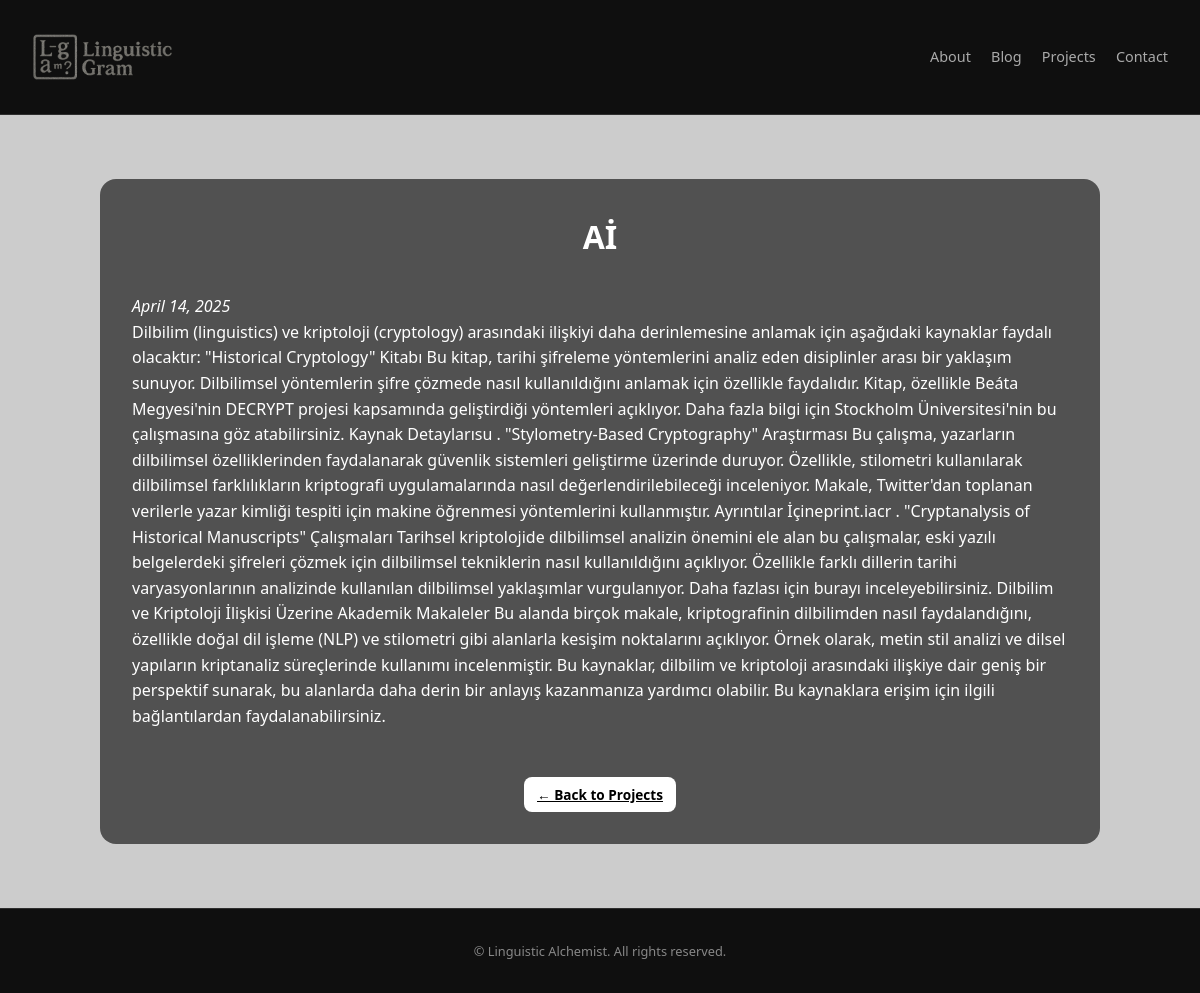
The app's page /projects/cryptology/ with its own data.
### main/models.py (models this page shows, shortened)
class Project(models.Model):
    title = models.CharField(max_length=200)
    slug = models.SlugField(unique=True)
    description = models.TextField()
    content = models.TextField()
    image = models.ImageField(upload_to='project_images/', blank=True, null=True)
    created_at = models.DateTimeField(auto_now_add=True)
    is_featured = models.BooleanField(default=False)
    class Meta:
        ordering = ['-created_at']

### main/views.py (the view)
# urls.py: path('projects/<slug:slug>/', views.single_project, name='single_project'),
def single_project(request, slug):
    project = get_object_or_404(Project, slug=slug)
    log_content_view(request, "project", project.id)
    return render(request, 'single_project.html', {'project': project})

### main/views.py (called while the page is built)
def log_content_view(request, content_type, object_id):
    ip = request.META.get('REMOTE_ADDR', '')
    ContentView.objects.create(content_type=content_type, object_id=object_id, ip_address=ip)

### templates/single_project.html (shortened to what this page needs)
{% extends "base.html" %}
{% block content %}
<section class="section dark" style="background-image: url('https://picsum.photos/seed/code{{ project.slug }}/1200/600/?blur'); background-size: cover; background-position: center;">
  <div class="section-inner" style="background-color: rgba(0,0,0,0.6); padding: 2rem; border-radius: 1rem;">
    <article class="project-detail">
      <h1 class="section-title">{{ project.title }}</h1>
      <p><em>{{ project.created_at|date:"F j, Y" }}</em></p>
      <div class="project-description">
        {{ project.content|safe }}
      </div>
      <div class="center">
        <a href="{% url 'projects' %}" class="btn" style="margin-top: 1rem; display: inline-block; font-size: 0.85rem; padding: 0.4rem 0.8rem;">← Back to Projects</a>
      </div>
    </article>
  </div>
</section>
{% endblock %}

### static/css/style.css (style rules this page uses)
* { margin: 0; padding: 0; box-sizing: border-box; }
body { font-family: 'Segoe UI', sans-serif; background-color: #0f0f0f; color: white; line-height: 1.6; }
.section { padding: 4rem 2rem; }
.section-title { text-align: center; font-size: 2rem; margin-bottom: 2rem; }
.section-inner { background-color: rgba(0, 0, 0, 0.6); border-radius: 1rem; padding: 2rem; max-width: 1000px; margin: 0 auto; }
.btn { padding: 0.5rem 1rem; background-color: white; color: black; font-weight: bold; border-radius: 0.5rem; border: none; cursor: pointer; transition: 0.3s; }
.center { text-align: center; margin-top: 2rem; }
.dark { background-color: #111; }

### records on screen
Project: title "Aİ", created_at "April 14, 2025", content "Dilbilim (linguistics) ve kriptoloji (cryptology) arasındaki ilişkiyi daha derinlemesine anlamak için aşağıdaki kaynaklar faydalı olacaktır: \"Historical Cryptology\" Kitabı Bu kitap, tarihi şifreleme yöntemlerini analiz eden disiplinler arası bir yaklaşım sunuyor. Dilbilimsel yöntemlerin şifre çözmede nasıl kullanıldığını anlamak için özellikle faydalıdır. Kitap, özellikle Beáta Megyesi'nin DECRYPT projesi kapsamında geliştirdiği yöntemleri açıklıyor. Daha fazla bilgi için Stockholm Üniversitesi'nin bu çalışmasına göz atabilirsiniz. Kaynak Detayları​su . \"Stylometry-Based Cryptography\" Araştırması Bu çalışma, yazarların dilbilimsel özelliklerinden faydalanarak güvenlik sistemleri geliştirme…"
